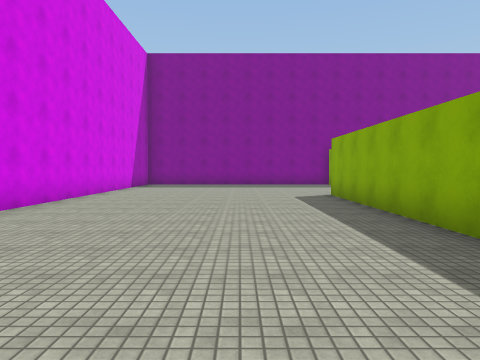
[1] (above)

20 first-person views from a walk through a Unity game level. The camera is 1.5 m above the floor, tilts 2° down and sees 70° across. The floor is counted in squares, 2 m on a side. Each view is taken from the middle of a square. On the plan, view 1 faces up. The plan holds only what a view shows up to about 11 squares ahead; the rest is blank. The place goes on beyond the plan. Surface patterns are stand-ins for the level's own textures.

[2]
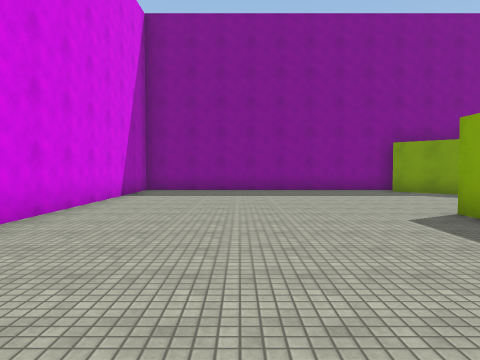

[3]
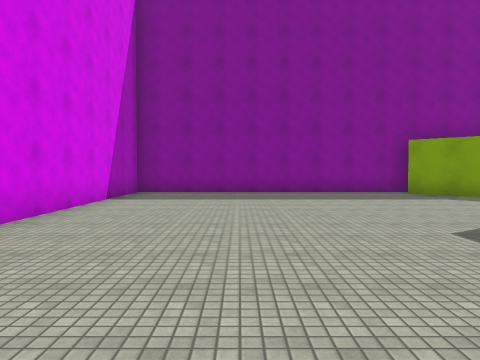

[4]
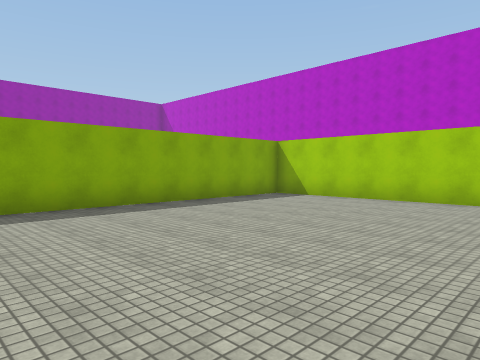

[5]
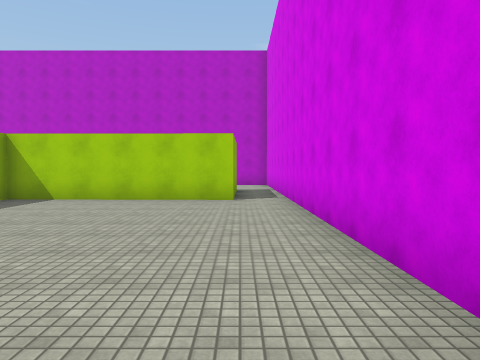

[6]
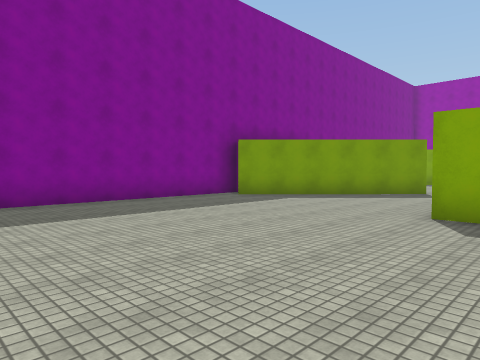

[7]
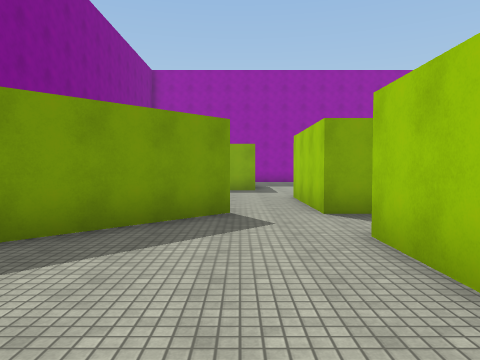

[8]
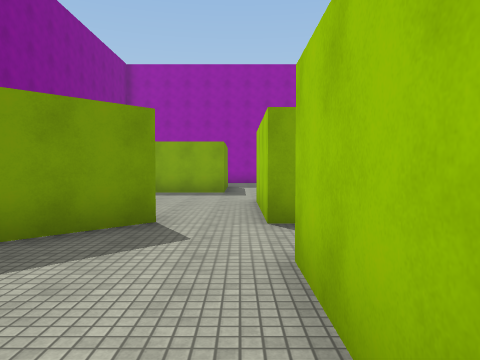

[9]
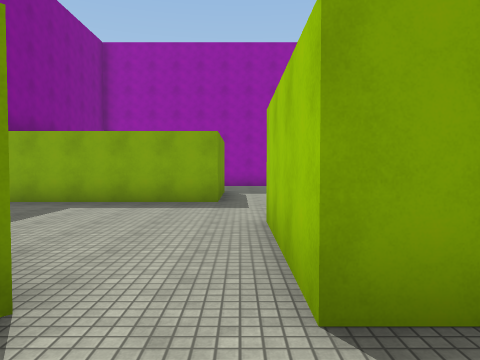

[10]
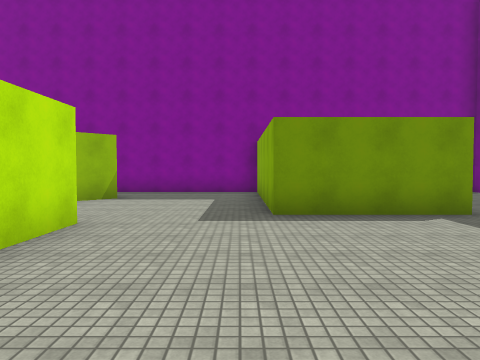

[11]
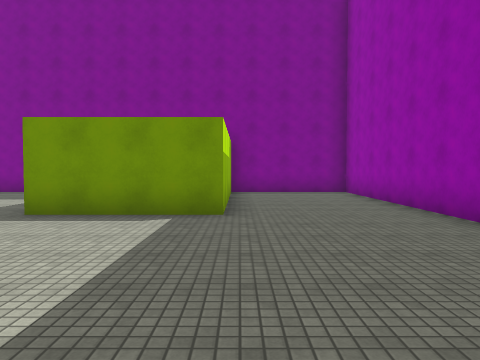

[12]
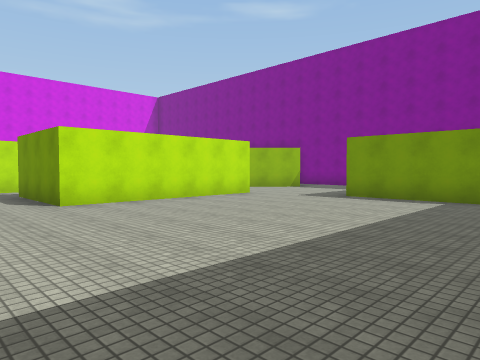

[13]
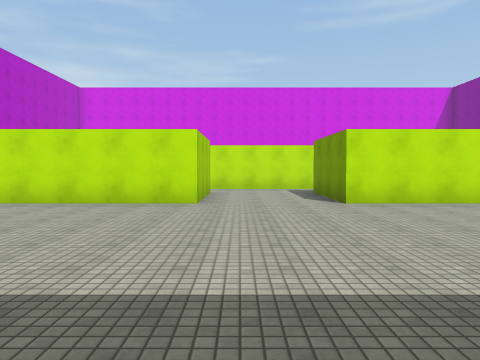

[14]
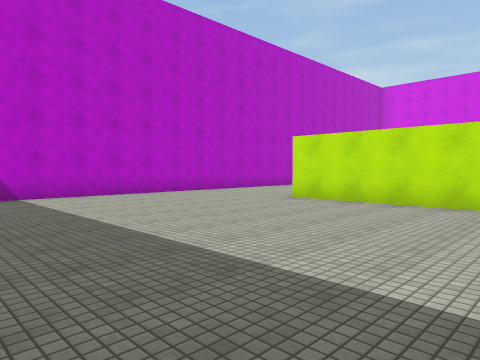

[15]
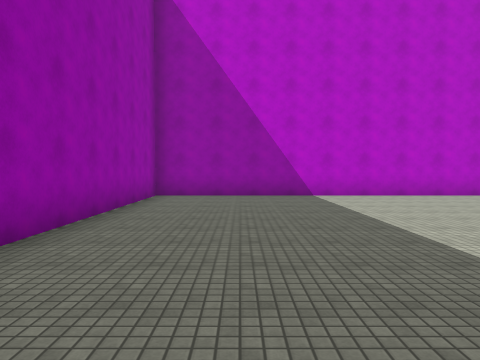

[16]
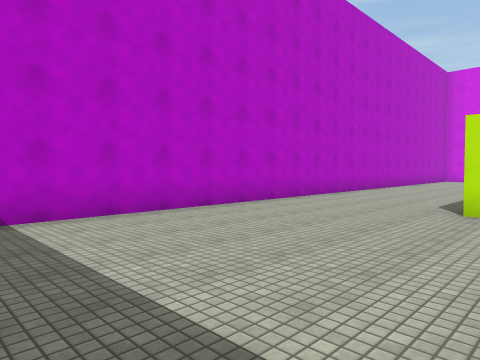

[17]
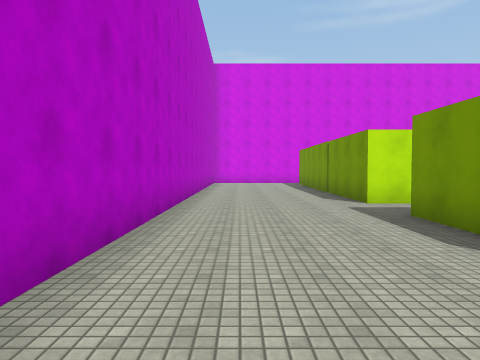

[18]
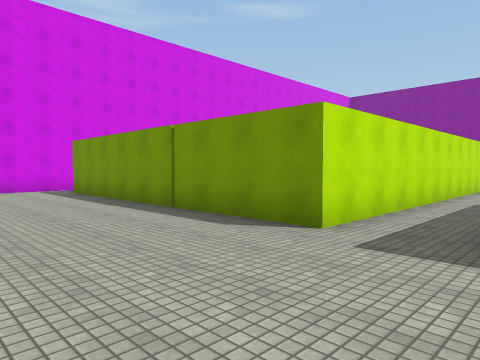

[19]
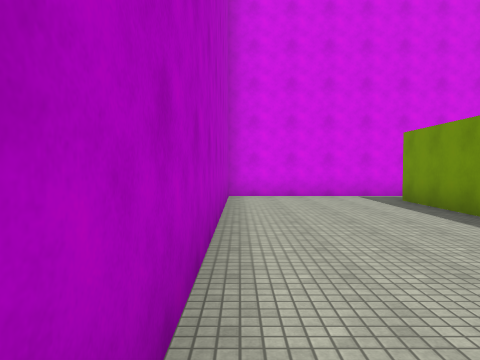

[20]
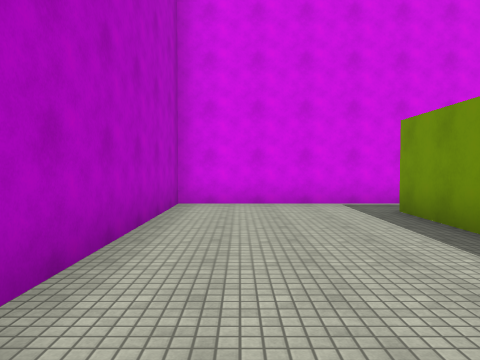

### Floor plan
Points are (right, up) in squares from view 1. A wall is a line through its corners. A room is listed if a view was taken in it or the views show most of it. See-through windows are left out.
Room 1 (views 1, 2, 3, 4, 5, 6, 7, 8, 9)
walls: (3.5, 9.6) (5.8, 9.6); (7.6, 9.6) (9.6, 9.6); (7.8, 11.1) (3.9, 14.9); (4.6, 15.6) (-4.2, 15.6) (-4.2, 0.4); (-2.9, -1.1) (2.5, -1.1) (2.5, 9.6)
ways out: opening at (-3.5, 0.5) to room 2; opening at (7.5, 10.2) to room 2
Room 2 (views 10, 11, 12, 13, 14, 15, 16, 17, 18, 19, 20)
walls: (7.5, 1.1) (10.8, 1.1) (10.8, -4.4); (9.2, -4.3) (7.5, -4.3); (5.7, 4.8) (5.7, -4.3) (-3, -4.3); (9.6, 9.6) (10.8, 9.6) (10.8, 4.2) (7.6, 4.2); (7.6, 8.8) (7.6, 9.6); (20.3, 9.6) (20.3, 15.6) (16.7, 15.6) (16.7, 10.5) (13.5, 10.5) (13.5, 15.1); (10, 13.5) (9.3, 12.7); (13.6, 15.6) (9.1, 15.6); (-2.9, -3.7) (-2.9, -1.7); (-4.2, 0.4) (-4.2, -8.3) (20.3, -8.3) (20.3, -2.2)
ways out: opening at (-3.5, 0.5) to room 1; opening at (7.5, 10.2) to room 1

Where each view was taken, in squares from view 1:
view 1: 0 up, 0 right, facing up
view 2: 4 up, 1 left, facing up
view 3: 5 up, 1 left, facing up
view 4: 7 up, 4 left, facing down-right
view 5: 7 up, 3 left, facing down
view 6: 8 up, 3 left, facing up-right
view 7: 11 up, 2 right, facing right
view 8: 10 up, 3 right, facing right
view 9: 10 up, 6 right, facing right
view 10: 5 up, 13 right, facing up
view 11: 5 up, 17 right, facing up
view 12: 2 up, 18 right, facing up-left
view 13: 2 up, 18 right, facing left
view 14: 1 up, 18 right, facing down-left
view 15: 1 up, 18 right, facing down
view 16: 3 down, 17 right, facing down-left
view 17: 7 down, 13 right, facing left
view 18: 8 down, 8 right, facing up-left
view 19: 8 down, 5 right, facing left
view 20: 7 down, 3 right, facing left
